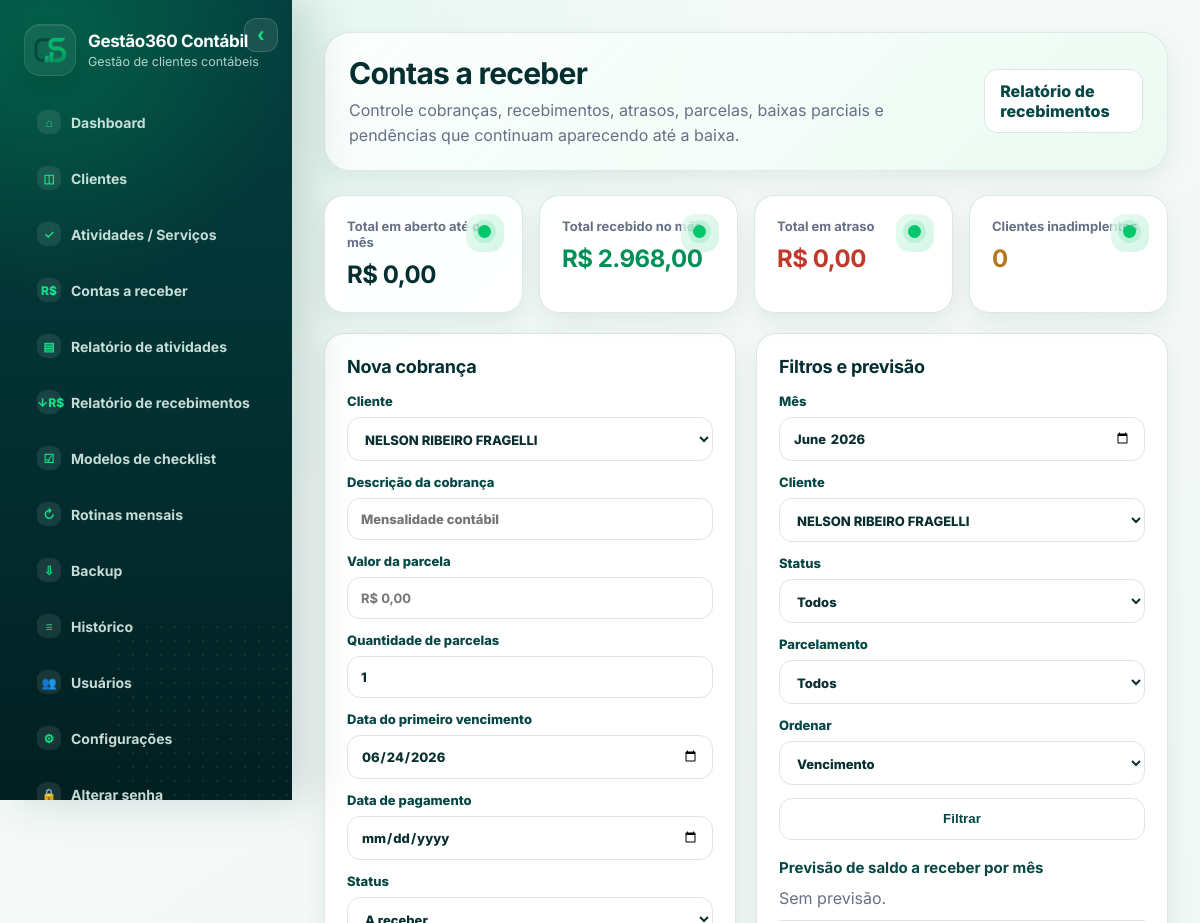
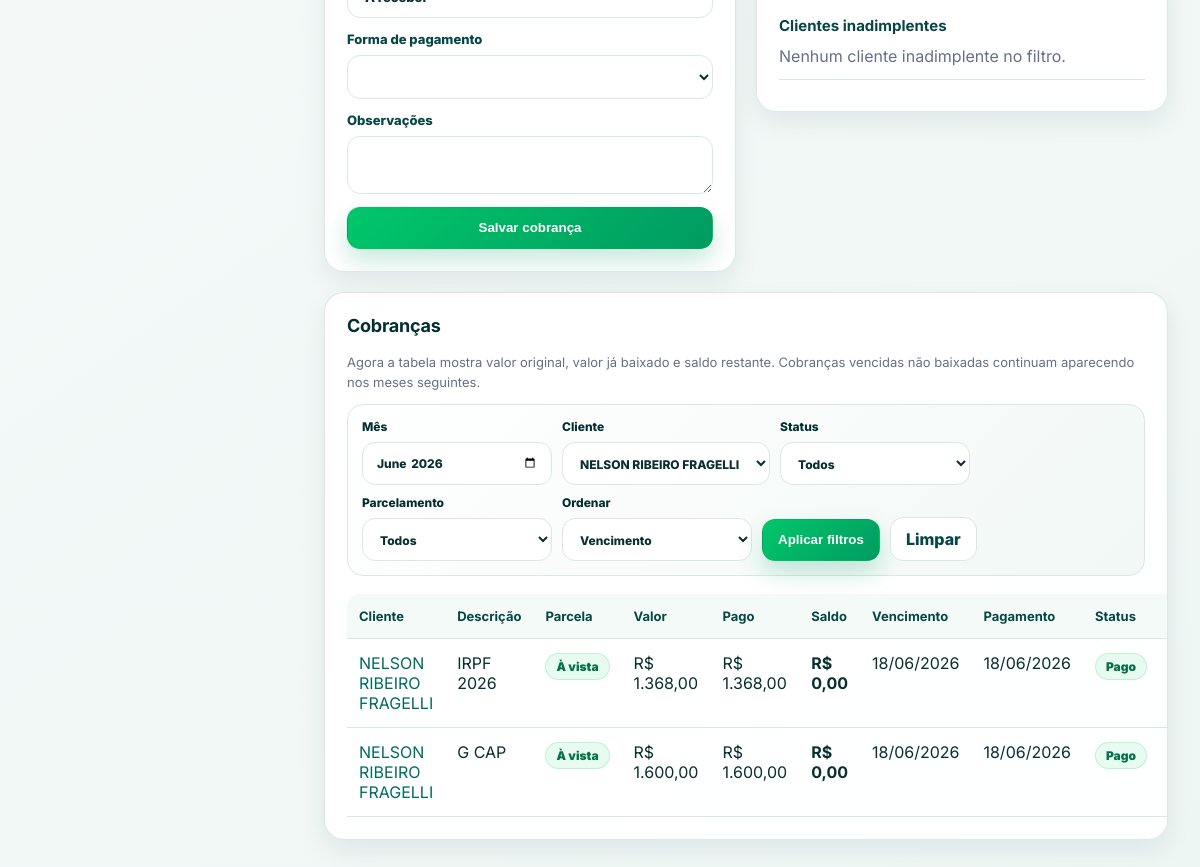
The app's page /contas-receber?client_id=2 (signed in) with its own data (2 pictures, top to bottom).
### tables this page shows
CREATE TABLE receivables (
                id INTEGER PRIMARY KEY AUTOINCREMENT,
                client_id INTEGER NOT NULL,
                description TEXT NOT NULL,
                amount REAL NOT NULL DEFAULT 0,
                due_date TEXT NOT NULL,
                payment_date TEXT,
                status TEXT NOT NULL DEFAULT 'A receber',
                payment_method TEXT,
                notes TEXT,
                created_at TEXT NOT NULL DEFAULT CURRENT_TIMESTAMP, installment_number INTEGER NOT NULL DEFAULT 1, installment_total INTEGER NOT NULL DEFAULT 1, receivable_group_id TEXT, paid_amount REAL NOT NULL DEFAULT 0, cancelled_at TEXT, cancelled_by TEXT, updated_at TEXT,
                FOREIGN KEY(client_id) REFERENCES clients(id) ON DELETE CASCADE
            );

CREATE TABLE clients (
                id INTEGER PRIMARY KEY AUTOINCREMENT,
                name TEXT NOT NULL,
                document TEXT,
                client_type TEXT,
                phone TEXT,
                email TEXT,
                responsible TEXT,
                monthly_fee REAL NOT NULL DEFAULT 0,
                status TEXT NOT NULL DEFAULT 'Ativo',
                notes TEXT,
                created_at TEXT NOT NULL DEFAULT CURRENT_TIMESTAMP
            );

### app.py (the view, shortened to what this page needs)
@app.route("/contas-receber", methods=["GET", "POST"])
@login_required
@financial_required
def receivables():
    month = request.args.get("month") or current_month()
    status = request.args.get("status", "").strip()
    client_id = request.args.get("client_id", "")
    installment_filter = request.args.get("installment_filter", "").strip()
    sort = request.args.get("sort", "due_date")
    start, end = month_range(month)
    filters = [
        """
        (
            EXISTS (
                SELECT 1 FROM receivable_payments p
                WHERE p.receivable_id = r.id
                  AND p.payment_date >= ?
                  AND p.payment_date < ?
            )
            OR (r.status != 'Cancelado' AND (r.amount - COALESCE(r.paid_amount, 0)) > 0 AND r.due_date < ?)
            OR (r.status = 'Cancelado' AND r.due_date >= ? AND r.due_date < ?)
        )
        """
    ]
    params = [start, end, end, start, end]
    if client_id:
        filters.append("r.client_id = ?")
        params.append(client_id)
    if installment_filter == "parcelado":
        filters.append("COALESCE(r.installment_total, 1) > 1")
    elif installment_filter == "avista":
        filters.append("COALESCE(r.installment_total, 1) <= 1")
    sort_options = {
        "due_date": "r.due_date ASC, c.name ASC, r.installment_number ASC",
        "client_az": "c.name COLLATE NOCASE ASC, r.due_date ASC, r.installment_number ASC",
        "client_za": "c.name COLLATE NOCASE DESC, r.due_date ASC, r.installment_number ASC",
        "status": "r.status COLLATE NOCASE ASC, c.name COLLATE NOCASE ASC, r.due_date ASC",
        "valor_maior": "r.amount DESC, c.name COLLATE NOCASE ASC",
        "valor_menor": "r.amount ASC, c.name COLLATE NOCASE ASC",
    }
    order_by = sort_options.get(sort, sort_options["due_date"])
    rows = query_all(
        f"""
        SELECT r.*, c.name AS client_name
        FROM receivables r
        JOIN clients c ON c.id = r.client_id
        WHERE {' AND '.join(filters)}
        ORDER BY {order_by}
        """,
        params,
    )
    if status:
        rows = [r for r in rows if computed_receivable_status(r) == status]
    payment_amounts = {}
    if rows:
        ids = [r["id"] for r in rows]
        placeholders = ",".join("?" for _ in ids)
        payment_rows = query_all(
            f"""
            SELECT receivable_id, COALESCE(SUM(amount), 0) AS total
            FROM receivable_payments
            WHERE payment_date >= ? AND payment_date < ?
              AND receivable_id IN ({placeholders})
            GROUP BY receivable_id
            """,
            [start, end, *ids],
        )
        payment_amounts = {p["receivable_id"]: float(p["total"] or 0) for p in payment_rows}
    totals = {"to_receive": 0, "received": 0, "overdue": 0}
    inadimplentes = {}
    forecast = {}
    for r in rows:
        st = computed_receivable_status(r)
        remaining = receivable_remaining_amount(r)
        totals["received"] += payment_amounts.get(r["id"], 0)
        if st != "Cancelado" and r["due_date"] and r["due_date"] < end and remaining > 0:
            totals["to_receive"] += remaining
        if is_receivable_overdue(r):
            totals["overdue"] += remaining
            inadimplentes[r["client_name"]] = inadimplentes.get(r["client_name"], 0) + remaining
        forecast_month = (r["due_date"] or "")[:7]
        if st != "Cancelado" and remaining > 0 and forecast_month:
            forecast[forecast_month] = forecast.get(forecast_month, 0) + remaining
    clients_list = query_all("SELECT id, name FROM clients WHERE status != 'Inativo' ORDER BY name")
    return render_template(
        "receivables.html", receivables=rows, clients=clients_list, month=month,
        status=status, client_id=str(client_id), installment_filter=installment_filter, sort=sort,
        statuses=RECEIVABLE_STATUS,
        payment_methods=PAYMENT_METHODS, totals=totals, inadimplentes=inadimplentes,
        forecast=dict(sorted(forecast.items())), today=date.today().isoformat(),
        computed_receivable_status=computed_receivable_status,
        receivable_paid_amount=receivable_paid_amount,
        receivable_remaining_amount=receivable_remaining_amount,
        can_receive_payment=can_receive_payment,
        can_cancel_receivable=can_cancel_receivable,
        has_receivable_payment=has_receivable_payment
    )

### app.py (called while the page is built, shortened)
def using_remote_database():
    return bool(TURSO_DATABASE_URL)

def get_db():
    os.makedirs(RUNTIME_DIR, exist_ok=True)
    conn = sqlite3.connect(DB_PATH)
    conn.row_factory = sqlite3.Row
    conn.execute("PRAGMA foreign_keys = ON")
    return conn

def query_all(sql, params=()):
    with get_db() as conn:
        return conn.execute(sql, params).fetchall()

def money(value):
    try:
        value = float(value or 0)
    except (TypeError, ValueError):
        value = 0
    formatted = f"{value:,.2f}".replace(",", "X").replace(".", ",").replace("X", ".")
    return f"R$ {formatted}"

def current_month():
    return date.today().strftime("%Y-%m")

def can_view_financial():
    if session.get("role") == "Administrador":
        return True
    hidden = query_one("SELECT value FROM settings WHERE key = 'hide_financial_for_collab'")
    return not (hidden and hidden["value"] == "1")

def login_required(fn):
    @wraps(fn)
    def wrapper(*args, **kwargs):
        if not session.get("user_id"):
            return redirect(url_for("login"))
        return fn(*args, **kwargs)
    return wrapper

def financial_required(fn):
    @wraps(fn)
    def wrapper(*args, **kwargs):
        if not can_view_financial():
            flash("Seu usuário não tem permissão para ver informações financeiras.", "error")
            return redirect(url_for("dashboard"))
        return fn(*args, **kwargs)
    return wrapper

def month_range(month):
    if not month:
        month = current_month()
    start = month + "-01"
    year, mon = map(int, month.split("-"))
    if mon == 12:
        end = f"{year + 1}-01-01"
    else:
        end = f"{year}-{mon + 1:02d}-01"
    return start, end

def row_get(row, key, default=None):
    try:
        return row[key]
    except (KeyError, IndexError, TypeError):
        return default

def receivable_base_amount(row):
    try:
        return float(row_get(row, "amount", 0) or 0)
    except (TypeError, ValueError):
        return 0.0

def receivable_paid_amount(row):
    try:
        paid = float(row_get(row, "paid_amount", 0) or 0)
    except (TypeError, ValueError):
        paid = 0.0
    if paid <= 0 and row_get(row, "status") == "Pago":
        paid = receivable_base_amount(row)
    amount = receivable_base_amount(row)
    if amount > 0:
        paid = min(paid, amount)
    return max(paid, 0.0)

def has_receivable_payment(row):
    return receivable_paid_amount(row) > 0.009

### templates/receivables.html (shortened to what this page needs)
{% extends "base.html" %}
{% block content %}
<div class="page-header">
    <div><h1>Contas a receber</h1><p>Controle cobranças, recebimentos, atrasos, parcelas, baixas parciais e pendências que continuam aparecendo até a baixa.</p></div>
    <div class="actions-row"><a class="btn" href="{{ url_for('receipts_report', month=month) }}">Relatório de recebimentos</a></div>
</div>
<section class="cards">
    <div class="card metric"><span>Total em aberto até o mês</span><strong>{{ money(totals.to_receive) }}</strong></div>
    <div class="card metric success"><span>Total recebido no mês</span><strong>{{ money(totals.received) }}</strong></div>
    <div class="card metric danger"><span>Total em atraso</span><strong>{{ money(totals.overdue) }}</strong></div>
    <div class="card metric warning"><span>Clientes inadimplentes</span><strong>{{ inadimplentes|length }}</strong></div>
</section>
<div class="grid two top-align">
    <section class="card">
        <h2>Nova cobrança</h2>
        <form method="post" class="compact-form">
            <label>Cliente<select name="client_id" required>{% for c in clients %}<option value="{{ c.id }}" {% if client_id == c.id|string %}selected{% endif %}>{{ c.name }}</option>{% endfor %}</select></label>
            <label>Descrição da cobrança<input name="description" required placeholder="Mensalidade contábil"></label>
            <label>Valor da parcela<input name="amount" type="text" class="money-mask" inputmode="decimal" required placeholder="R$ 0,00"></label>
            <label>Quantidade de parcelas<input name="installments" type="number" min="1" value="1" required placeholder="Ex.: 3"></label>
            <label>Data do primeiro vencimento<input name="due_date" type="date" value="{{ today }}" required></label>
            <label>Data de pagamento<input name="payment_date" type="date"></label>
            <label>Status<select name="status"><option>A receber</option><option>Pago</option></select></label>
            <label>Forma de pagamento<select name="payment_method"><option value=""></option>{% for p in payment_methods %}<option>{{ p }}</option>{% endfor %}</select></label>
            <label>Observações<textarea name="notes" rows="2"></textarea></label>
            <button class="btn primary" type="submit">Salvar cobrança</button>
        </form>
    </section>
    <section class="card">
        <h2>Filtros e previsão</h2>
        <form class="compact-form" method="get">
            <label>Mês<input type="month" name="month" value="{{ month }}"></label>
            <label>Cliente<select name="client_id"><option value="">Todos</option>{% for c in clients %}<option value="{{ c.id }}" {% if client_id == c.id|string %}selected{% endif %}>{{ c.name }}</option>{% endfor %}</select></label>
            <label>Status<select name="status"><option value="">Todos</option>{% for s in statuses %}<option value="{{ s }}" {% if status == s %}selected{% endif %}>{{ s }}</option>{% endfor %}</select></label>
            <label>Parcelamento
                <select name="installment_filter">
                    <option value="" {% if not installment_filter %}selected{% endif %}>Todos</option>
                </select>
            </label>
            <label>Ordenar
                <select name="sort">
                    <option value="due_date" {% if sort == 'due_date' %}selected{% endif %}>Vencimento</option>
                </select>
            </label>
            <button class="btn">Filtrar</button>
        </form>
        <div class="mini-list">
            <h3>Previsão de saldo a receber por mês</h3>
            {% for m, total in forecast.items() %}<p><span>{{ month_label(m) }}</span><strong>{{ money(total) }}</strong></p>{% else %}<p>Sem previsão.</p>{% endfor %}
        </div>
        <div class="mini-list danger-text">
            <h3>Clientes inadimplentes</h3>
            {% for name, total in inadimplentes.items() %}<p><span>{{ name }}</span><strong>{{ money(total) }}</strong></p>{% else %}<p>Nenhum cliente inadimplente no filtro.</p>{% endfor %}
        </div>
    </section>
</div>
<section class="card">
    <div class="section-title">
        <div>
            <h2>Cobranças</h2>
            <p class="muted-small">Agora a tabela mostra valor original, valor já baixado e saldo restante. Cobranças vencidas não baixadas continuam aparecendo nos meses seguintes.</p>
        </div>
    </div>
    <form class="filters table-filterbar" method="get">
        <label>Mês<input type="month" name="month" value="{{ month }}"></label>
        <label>Cliente
            <select name="client_id">
                {% for c in clients %}<option value="{{ c.id }}" {% if client_id == c.id|string %}selected{% endif %}>{{ c.name }}</option>{% endfor %}
            </select>
        </label>
        <label>Status
            <select name="status">
                <option value="">Todos</option>
            </select>
        </label>
        <label>Parcelamento
            <select name="installment_filter">
                <option value="" {% if not installment_filter %}selected{% endif %}>Todos</option>
            </select>
        </label>
        <label>Ordenar
            <select name="sort">
                <option value="due_date" {% if sort == 'due_date' %}selected{% endif %}>Vencimento</option>
            </select>
        </label>
        <button class="btn primary" type="submit">Aplicar filtros</button>
        <a class="btn" href="{{ url_for('receivables') }}">Limpar</a>
    </form>
    <table>
        <thead><tr><th>Cliente</th><th>Descrição</th><th>Parcela</th><th>Valor</th><th>Pago</th><th>Saldo</th><th>Vencimento</th><th>Pagamento</th><th>Status</th><th>Forma</th><th>Ações</th></tr></thead>
        <tbody>
        {% for r in receivables %}
        <tr>
            <td><a href="{{ url_for('client_detail', client_id=r.client_id) }}">{{ r.client_name }}</a></td>
            <td>{{ r.description }}</td>
            <td>{% if (r.installment_total or 1) > 1 %}<span class="badge">{{ r.installment_number }}/{{ r.installment_total }}</span>{% else %}<span class="badge">À vista</span>{% endif %}</td>
            <td>{{ money(r.amount) }}</td>
            <td>{{ money(receivable_paid_amount(r)) }}</td>
            <td><strong>{{ money(receivable_remaining_amount(r)) }}</strong></td>
            <td>{{ r.due_date|datebr }}</td>
            <td>{{ r.payment_date|datebr }}</td>
            <td><span class="badge">{{ computed_receivable_status(r) }}</span></td>
            <td>{{ r.payment_method or '-' }}</td>
        </tr>
        {% else %}<tr><td colspan="11">Nenhuma cobrança encontrada.</td></tr>{% endfor %}
        </tbody>
    </table>
</section>
{% endblock %}

### records on screen
receivables: client_name "NELSON RIBEIRO FRAGELLI", description "IRPF 2026", installment_total "À vista", amount "R$ 1.368,00", paid_amount "R$ 1.368,00", money "R$ 0,00", due_date "18/06/2026", payment_date "18/06/2026", status "Pago"
receivables: client_name "NELSON RIBEIRO FRAGELLI", description "G CAP", installment_total "À vista", amount "R$ 1.600,00", paid_amount "R$ 1.600,00", money "R$ 0,00", due_date "18/06/2026", payment_date "18/06/2026", status "Pago"

### other values on screen
{{ app_name }} "Gestão360 Contábil"
{{ money(totals.to_receive) }} "R$ 0,00"
{{ money(totals.received) }} "R$ 2.968,00"
{{ money(totals.overdue) }} "R$ 0,00"
{{ inadimplentes|length }} "0"
form field client_id "NELSON RIBEIRO FRAGELLI"
